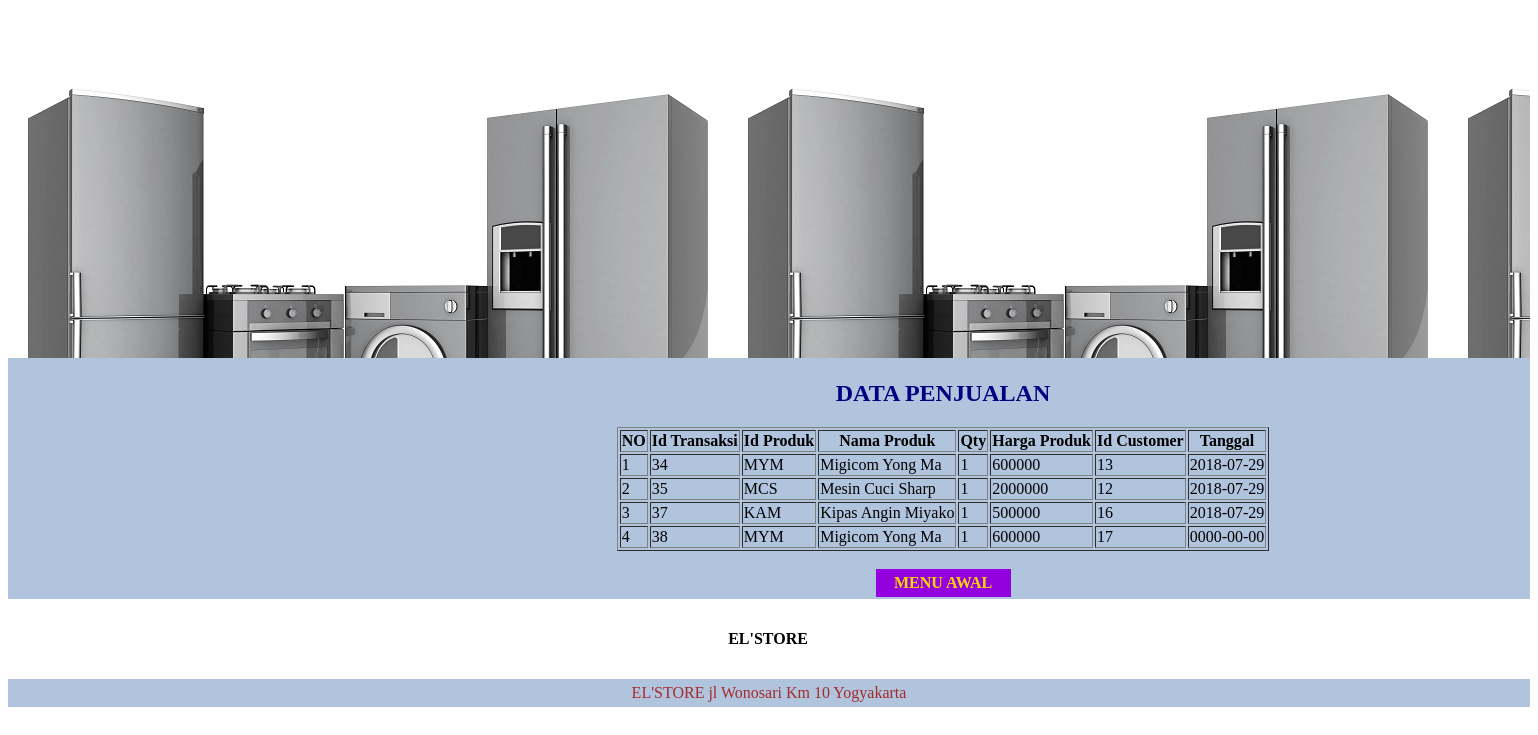
The page /data_penjualan.php on the database its author committed.
### tables this page shows
CREATE TABLE `jual` (
  `id_jual` int(5) NOT NULL,
  `id_produk` varchar(5) NOT NULL,
  `nama_produk` varchar(50) NOT NULL,
  `qty` int(5) NOT NULL,
  `harga_produk` int(20) NOT NULL,
  `id_cust` int(5) NOT NULL,
  `tanggal` date NOT NULL
);

### data_penjualan.php (the view, shortened to what this page needs)
<html>
<head>
<link rel="stylesheet" type="text/css" href="template1.css">
</head>
<body>
<div id="image">
</div>
<div id="header">
<center><h2>DATA PENJUALAN</h2>
<table border="1">
 <tr><th>NO</th><th>Id Transaksi</th><th>Id Produk</th><th>Nama Produk</th><th>Qty</th><th>Harga Produk</th><th>Id Customer</th><th>Tanggal</th></tr>
 <?php
 include "koneksi.php";
 $data=mysqli_query($connect_db, "SELECT * from jual order by id_jual");
 $no=1;
 while($hasil=mysqli_fetch_array($data)){
 echo "<tr>
 <td>$no</td>
 <td>$hasil[id_jual]</td>
 <td>$hasil[id_produk]</td>
 <td>$hasil[nama_produk]</td>
 <td>$hasil[qty]</td>
 <td>$hasil[harga_produk]</td>
 <td>$hasil[id_cust]</td>
 <td>$hasil[tanggal]</td>
 </tr>";
 $no++;
 }
 ?>
</table>
<br>
 <b> <a href="index2.php" > MENU AWAL </a> </b>
</center>
</div>
<div id="section">
<center> <h4>EL'STORE</h4>
</center>
</div>
<div id="footer">
<marquee >EL'STORE jl Wonosari Km 10 Yogyakarta</marquee>
</div>

### template1.css (style rules this page uses)
#image { background-image:url("gambar_awal.jpg"); padding-left:100px; height:350px; }
#header { background-color:#B0C4DE; color:#000080; text-align:center; padding:2px; padding-left:350px; }
#section { width:1500px; float:left; padding:10px; }
#footer { background-color:#B0C4DE; color:brown; clear:both; text-align:center; padding:5px; }
a:link, a:visited { display: block; width: 125px; font-weight: bold; color: gold; background-color:#9400DE ; text-align: center; padding: 5px; text-decoration: none; text-transform: uppercase; }

### rows shown on the page
jual: id_jual "34", id_produk "MYM", nama_produk "Migicom Yong Ma", qty "1", harga_produk "600000", id_cust "13", tanggal "2018-07-29"
jual: id_jual "35", id_produk "MCS", nama_produk "Mesin Cuci Sharp", qty "1", harga_produk "2000000", id_cust "12", tanggal "2018-07-29"
jual: id_jual "37", id_produk "KAM", nama_produk "Kipas Angin Miyako", qty "1", harga_produk "500000", id_cust "16", tanggal "2018-07-29"
jual: id_jual "38", id_produk "MYM", nama_produk "Migicom Yong Ma", qty "1", harga_produk "600000", id_cust "17", tanggal "0000-00-00"
